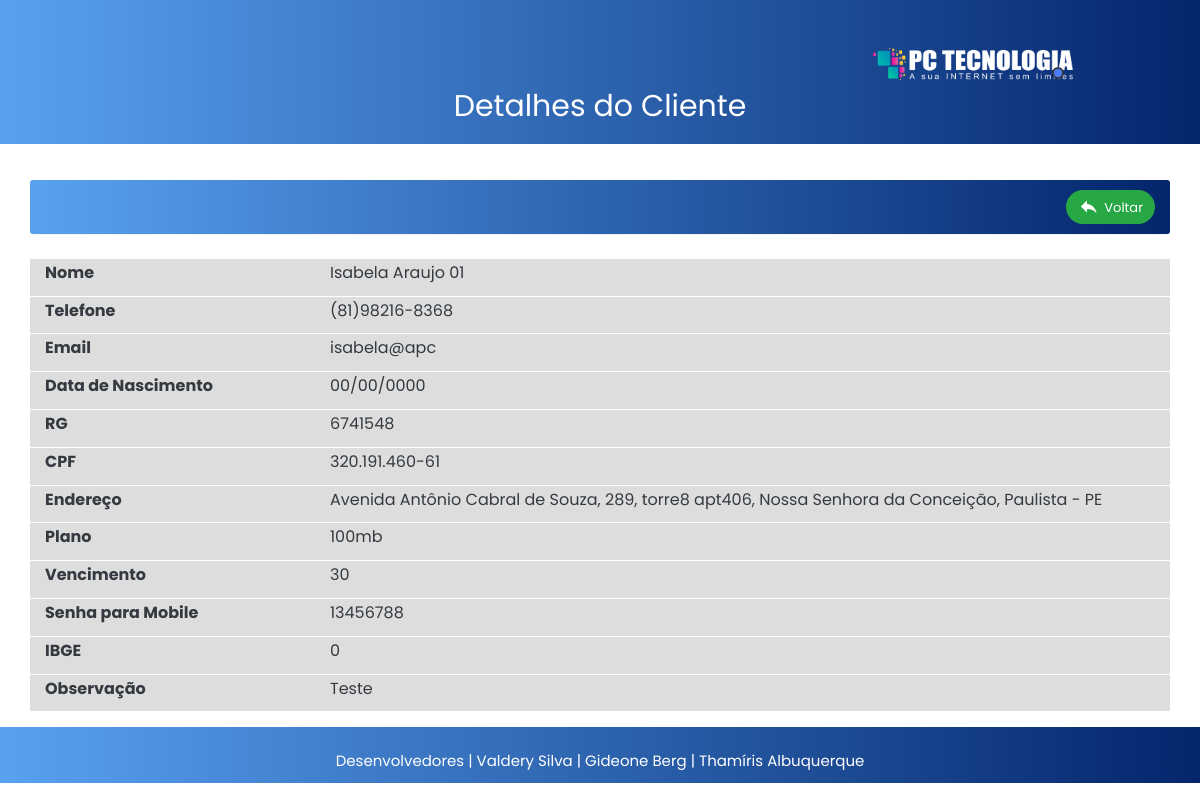
The page /admin/visualizar-cliente.php?id=3 (signed in) on the database its author committed.
### tables this page shows
CREATE TABLE `clientes` (
  `cod` int(4) NOT NULL AUTO_INCREMENT,
  `senha` int(9) NOT NULL,
  `plano` varchar(12) NOT NULL,
  `vencimento` varchar(2) NOT NULL,
  `nome` varchar(55) NOT NULL,
  `rg` int(13) NOT NULL,
  `cpf` varchar(15) NOT NULL,
  `telefone` varchar(15) NOT NULL,
  `email` varchar(55) NOT NULL,
  `cep` varchar(9) NOT NULL,
  `logradouro` varchar(55) NOT NULL,
  `numero` int(6) NOT NULL,
  `complemento` varchar(55) NOT NULL,
  `bairro` varchar(55) NOT NULL,
  `cidade` varchar(55) NOT NULL,
  `uf` varchar(2) NOT NULL,
  `ibge` int(8) NOT NULL,
  `data_cadastro` datetime NOT NULL,
  `observacao` varchar(255) NOT NULL,
  `nascimento` date NOT NULL,
  PRIMARY KEY (`cod`)
);

### admin/visualizar-cliente.php (the view, shortened to what this page needs)
<?php
include_once("./include/header.php");
$cliente_id = filter_input(INPUT_GET, 'id', FILTER_SANITIZE_NUMBER_INT);
?>
<body>
    <div class="wrapper">
        <div id="content">
            <div class="top-navbar">
                <div class="xd-topbar">
                    <div class="row">
                        <div class="col-md-5 col-lg-3 order-3 order-md-2">
                        </div>
                        <div class="col-10 col-md-6 col-lg-8 order-1 order-md-3">
                            <div class="xp-profilebar text-right">
                                <nav class="navbar p-0">
                                    <ul class="nav navbar-nav flex-row ml-auto">
                                        <li class="dropdown nav-item">
                                            <a class="nav-link" href="#" data-toggle="dropdown">
                                                <img src="img/logotitulo.png" style="width:200px;" />
                                                <span class="xp-user-live"></span>
                                            </a>
                                        </li>
                                    </ul>
                                </nav>
                            </div>
                        </div>
                    </div>
                    <div class="xp-breadcrumbbar text-center">
                        <h4 class="page-title">Detalhes do Cliente</h4>
                    </div>
                </div>
            </div>
            <div class="main-content">
                <div class="table-wrapper">
                    <div class="table-title">
                        <div class="row">
                            <div class="col-sm-6 p-0 flex justify-content-lg-start justify-content-center">
                            </div>
                            <div class="col-sm-6 p-0 flex justify-content-lg-end justify-content-center">
                                <a href="javascript:history.back();" type="button" class="btn btn-success">
                                    <i class="material-icons">&#xe15e;</i>
                                    <span>Voltar</span></a>
                            </div>
                        </div>
                    </div>
                </div>
                <div class="col-md-12">
                    <?php
                    $query_cliente = "SELECT cod, senha, plano, vencimento, nome, rg, cpf,
                            DATE_FORMAT(nascimento, '%d/%m/%Y') AS nascimento_br, telefone, email, cep, logradouro, numero, complemento, bairro, data_cadastro,
                            cidade, uf ,ibge, observacao FROM clientes WHERE cod =:cod ORDER BY cod DESC  LIMIT 1";
                    $resul_cliente = $conexao->prepare($query_cliente);
                    $resul_cliente->bindParam(':cod', $cliente_id);
                    $resul_cliente->execute();
                    if (($resul_cliente) and ($resul_cliente->rowCount() != 0)) {
                        $row_cliente = $resul_cliente->fetch(PDO::FETCH_ASSOC);
                        extract($row_cliente);
                        echo "<dl class='row1'>";
                        echo "<dt class='col-sm-3'>Nome</dt>";
                        echo "<dd class='col-sm-9'>$nome</dd>";
                        echo "</dl>";
                        echo "<dl class='row1'>";
                        echo "<dt class='col-sm-3'>Telefone</dt>";
                        echo "<dd class='col-sm-9'>$telefone</dd>";
                        echo "</dl>";
                        echo "<dl class='row1'>";
                        echo "<dt class='col-sm-3'>Email</dt>";
                        echo "<dd class='col-sm-9'>$email</dd>";
                        echo "</dl>";
                        echo "<dl class='row1'>";
                        echo "<dt class='col-sm-3'>Data de Nascimento</dt>";
                        echo "<dd class='col-sm-9'>$nascimento_br</dd>";
                        echo "</dl>";
                        echo "<dl class='row1'>";
                        echo "<dt class='col-sm-3'>RG</dt>";
                        echo "<dd class='col-sm-9'>$rg</dd>";
                        echo "</dl>";
                        echo "<dl class='row1'>";
                        echo "<dt class='col-sm-3'>CPF</dt>";
                        echo "<dd class='col-sm-9'>$cpf</dd>";
                        echo "</dl>";
                        echo "<dl class='row1'>";
                        echo "<dt class='col-sm-3'>Endereço</dt>";
                        echo "<dd class='col-sm-9'>$logradouro, $numero, $complemento, $bairro, $cidade - $uf</dd>";
                        echo "</dl>";
                        echo "<dl class='row1'>";
                        echo "<dt class='col-sm-3'>Plano</dt>";
                        echo "<dd class='col-sm-9'>$plano</dd>";
                        echo "</dl>";
                        echo "<dl class='row1'>";
                        echo "<dt class='col-sm-3'>Vencimento</dt>";
                        echo "<dd class='col-sm-9'>$vencimento</dd>";
                        echo "</dl>";
                        echo "<dl class='row1'>";
                        echo "<dt class='col-sm-3'>Senha para Mobile</dt>";
                        echo "<dd class='col-sm-9'>$senha</dd>";
                        echo "</dl>";
                        echo "<dl class='row1'>";
                        echo "<dt class='col-sm-3'>IBGE</dt>";
                        echo "<dd class='col-sm-9'>$ibge</dd>";
                        echo "</dl>";
                        echo "<dl class='row1'>";
                        echo "<dt class='col-sm-3'>Observação</dt>";
                        echo "<dd class='col-sm-9'>$observacao</dd>";
                        echo "</dl>";
                    } else {
                        echo "<div class='alert alert-danger' role='alert'>Erro: Cliente não encontrado!
                            </div>";
                    }
                    ?>
                </div>
            </div>
            <?php
            include_once "./include/footer.php"
            ?>
</body>

### admin/include/header.php (shortened to what this page needs)
<!doctype html>
<html lang="pt-br">
<head>
	<link rel="stylesheet" href="css/bootstrap.min.css">
	<link rel="stylesheet" href="css/custom.css">
</head>

### admin/include/footer.php
<footer class="site-footer">
    <div class="container-fluid">
        <div class="footer-in">
            <p class="mb-0">Desenvolvedores | Valdery Silva | Gideone Berg | Thamíris Albuquerque</p>
        </div>
    </div>
</footer>

### admin/css/custom.css (style rules this page uses)
body, html { line-height: 1.8; font-family: 'Poppins', sans-serif; color: #555e58; font-weight: 400; margin: 0px; padding: 0px; box-sizing: border-box; }
.material-icons { font-family: 'Material Icons'; font-weight: normal; font-style: normal; font-size: 24px; display: inline-block; line-height: 1; text-transform: none; letter-spacing: normal; word-wrap: normal; white-space: nowrap; direction: ltr; -webkit-font-smoothing: antialiased; text-rendering: optimizeLegibility; -moz-osx-font-smoothing: grayscale; font-feature-settings: 'liga'; }
h1, h2, h3, h4, h5, h6, .h1, .h2, .h3, .h4 { font-weight: 400; line-height: 1.5em; }
p { font-size: 15px; margin: 12px 0 0; line-height: 24px; }
a { color: #333; font-weight: 400; }
ul, ol { padding: 0px; margin: 0px; list-style: none; }
a, a:hover, a:focus { color: #333; text-decoration: none; transition: all 0.3s; }
.wrapper { position: relative; width: 100%; overflow: auto; }
@media only screen and (min-width:992px) { #content { width: 100%; position: relative; float: right; transition: all 0.3s; } }
#content { position: relative; transition: all 0.5s; background-attachment: #f9fafc; }
.top-navbar { width: 100%; z-index: 9; position: relative; padding: 15px 30px; background: linear-gradient(90deg, #58a2f1, #03256C); }
.xd-topbar { width: 100%; position: relative; }
.xp-breadcrumbbar .page-title { font-size: 30px; color: #fff; margin-bottom: 0; margin-top: 0; }
.main-content { padding: 30px 30px 0px 30px; }
.navbar { background-color: linear-gradient(90deg, #58a2f1, #03256C); color: #fff; }
.navbar-nav>li>a { color: #fff; }
.navbar-nav li a { position: relative; display: block; padding: 4px 0px !important; }
.xp-user-live { position: absolute; bottom: 5px; right: 9px; width: 12px; height: 12px; border-radius: 50%; border: 2px solid #353b48; background-color: #4c7cf3; }
.table-wrapper { background-color: #fff; margin: 6px 0px 40px 0px; width: 100%; overflow: auto; border-radius: 3px; box-shadow: 0 1px 1px rgb(0 0 0 / 5%); }
.table-title { background: linear-gradient(90deg, #58a2f1, #03256C); color: #fff; position: sticky; top: 0; width: 100%; left: 0; padding: 10px 30px; border-radius: 0px 0px 0 0; }
.table-title .btn { color: #fff; float: right; font-size: 13px; border: none; min-width: 50px; border-radius: 20px; border: none; outline: none !important; margin-left: 10px; }
.table-title .btn i { float: left; font-size: 21px; margin-right: 5px; }
.table-title .btn span { float: left; margin-top: 2px; }
footer { background: linear-gradient(90deg, #58a2f1, #03256C); color: #fff; text-align: center; padding: 10px 30px; position: relative; width: 100%; }

### rows shown on the page
clientes: nome "Isabela Araujo 01", telefone "(81)98216-8368", email "isabela@apc", rg "6741548", cpf "320.191.460-61", logradouro "Avenida Antônio Cabral de Souza", numero "289", complemento "torre8 apt406", bairro "Nossa Senhora da Conceição", cidade "Paulista", uf "PE", plano "100mb", vencimento "30", senha "13456788", ibge "0", observacao "Teste"

### other values the page prints
$nascimento_br "00/00/0000"
